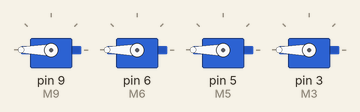
This sketch was run on a simulated Arduino Uno, built with avr-gcc and run on an emulated ATmega328P. Shown: 4 × servo. What the sketch prints to the serial monitor is not drawn.

Above: at 0.1 s.
At 2.1 s:
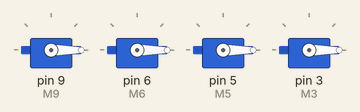
Timing chart, 0 to 3.6 s (numbered marks = the images above):
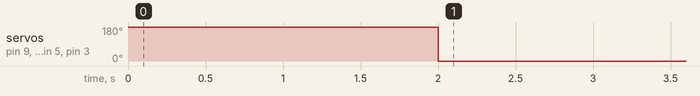

The sketch:

nimbus.ino
```cpp
#include <Servo.h>
#include <SoftwareSerial.h>

#define M9  9
#define M6  6
#define M5  5
#define M3  3

Servo servo9;
Servo servo6;
Servo servo5;
Servo servo3;

/********************
brushless esc wire
orange = signal
red = plus
brown is ground
********************/

int i=0;
float cmdOut = 0;

int m9pwm=0;
int m6pwm=0;
int m5pwm=0;
int m3pwm=0;

int cmd=0;

//function to arm servo during init
void arm(){

  servo9.writeMicroseconds(2500);
  servo6.writeMicroseconds(2500);
  servo5.writeMicroseconds(2500);
  servo3.writeMicroseconds(2500);
  delay(2000);
  //servo1.writeMicroseconds(2500);
  servo9.writeMicroseconds(1000);
  servo6.writeMicroseconds(1000);
  servo5.writeMicroseconds(1000);
  servo3.writeMicroseconds(1000);


}


void setup() {

  //initialize serial comm through bluetooth 1 0
  Serial.begin(19200); //38400
  Serial.println("USB Connected");


  //servo init
  //attach dedicate pin to servo
  servo9.attach(M9,1000,2000);
  servo6.attach(M6,1000,2000);
  servo5.attach(M5,1000,2000);
  servo3.attach(M3,1000,2000);
  ///////////////////////////////
  arm();

}


void loop() {

  //read bluetooth serial buffer

  if(Serial.available()>=4){

    servo3.writeMicroseconds(Serial.read());
    servo6.writeMicroseconds(Serial.read());
    servo9.writeMicroseconds(Serial.read());
    servo5.writeMicroseconds(Serial.read());


  }

}
```

Measured:
- by itself, servo on pin 9 (M9), servo on pin 6 (M6), servo on pin 5 (M5), servo on pin 3 (M3): 180° → 0° at 2.0 s
